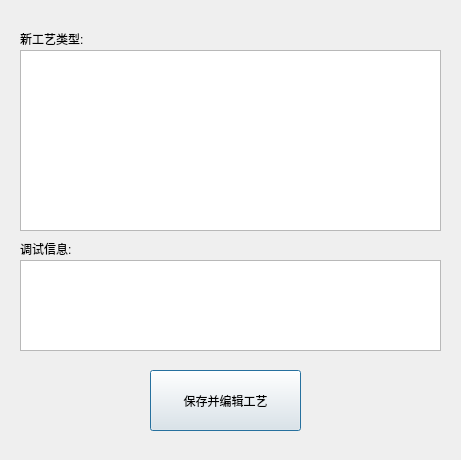
<?xml version="1.0" encoding="UTF-8"?>
<ui version="4.0">
 <class>newcraftDlg</class>
 <widget class="QDialog" name="newcraftDlg">
  <property name="geometry">
   <rect>
    <x>0</x>
    <y>0</y>
    <width>461</width>
    <height>460</height>
   </rect>
  </property>
  <property name="windowTitle">
   <string>Dialog</string>
  </property>
  <widget class="QTextBrowser" name="record">
   <property name="geometry">
    <rect>
     <x>20</x>
     <y>260</y>
     <width>421</width>
     <height>91</height>
    </rect>
   </property>
  </widget>
  <widget class="QLabel" name="label_2">
   <property name="geometry">
    <rect>
     <x>20</x>
     <y>30</y>
     <width>91</width>
     <height>17</height>
    </rect>
   </property>
   <property name="text">
    <string>新工艺类型:</string>
   </property>
  </widget>
  <widget class="QLabel" name="label_3">
   <property name="geometry">
    <rect>
     <x>20</x>
     <y>240</y>
     <width>91</width>
     <height>17</height>
    </rect>
   </property>
   <property name="text">
    <string>调试信息:</string>
   </property>
  </widget>
  <widget class="QListWidget" name="craft_Id">
   <property name="geometry">
    <rect>
     <x>20</x>
     <y>50</y>
     <width>421</width>
     <height>181</height>
    </rect>
   </property>
  </widget>
  <widget class="QPushButton" name="pushButton">
   <property name="geometry">
    <rect>
     <x>150</x>
     <y>370</y>
     <width>151</width>
     <height>61</height>
    </rect>
   </property>
   <property name="text">
    <string>保存并编辑工艺</string>
   </property>
  </widget>
 </widget>
 <resources/>
 <connections/>
</ui>
